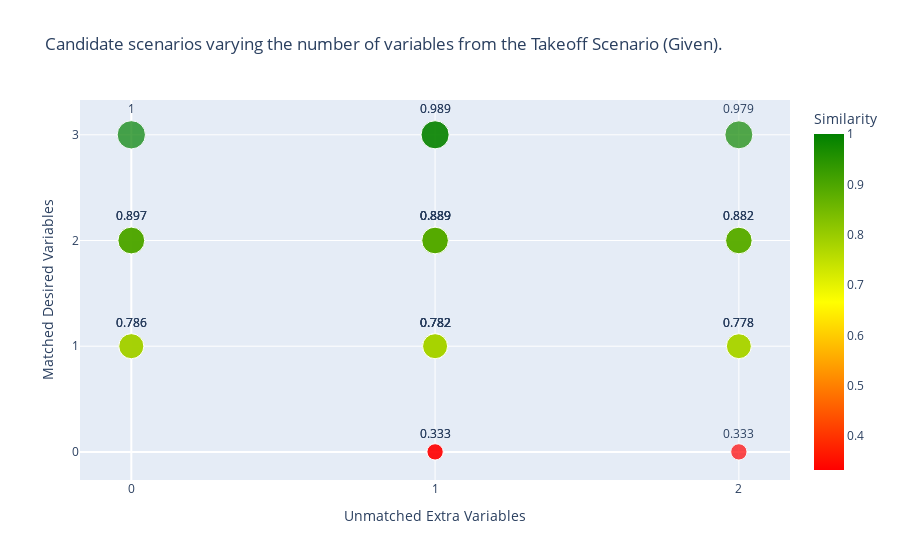

Notebook code cell kept with this figure:
### Code cell
import plotly.express as px

# Criando o scatter plot
fig = px.scatter(
    df,
    x='Count_Extra_Var_Given',
    y='Count_Main_Var_Given',
    size='Scenario Similarity',
    color='Scenario Similarity',
    title='Candidate scenarios varying the number of variables from the Takeoff Scenario (Given).',
    labels={
        'Count_Main_Var_Given': 'Matched Desired Variables',  # Novo título do eixo Y
        'Count_Extra_Var_Given': 'Unmatched Extra Variables',  # Novo título do eixo X
        'Scenario Similarity': 'Similarity'
    },
    hover_data=['Count_Extra_Var_Given'],
    text='Scenario Similarity',  # Adiciona o valor da similaridade como texto na bolinha
    color_continuous_scale=['red', 'yellow', 'green']
)

# Ajusta a posição do texto
fig.update_traces(textposition='top center')

# Ajusta os eixos para exibir apenas valores existentes
fig.update_xaxes(
    tickmode='array',
    tickvals=df['Count_Extra_Var_Given'].unique()  # Define os valores únicos do eixo X
)
fig.update_yaxes(
    tickmode='array',
    tickvals=df['Count_Main_Var_Given'].unique()  # Define os valores únicos do eixo Y
)

# Exibindo o gráfico
fig.show()

### Figure 1 — Plotly figure (JSON) as saved in the notebook; plotly's stock layout.template omitted (floating-point values rounded to 4 significant figures)
{"data": [{"hovertemplate": "Unmatched Extra Variables=%{x}<br>Matched Desired Variables=%{y}<br>Similarity=%{marker.color}<extra></extra>", "legendgroup": "", "marker": {"color": [1, 0.989, 0.989, 0.979, 0.897, 0.897, 0.897, 0.889, 0.889, 0.889, 0.889, 0.889, 0.889, 0.882, 0.882, 0.882, 0.786, 0.786, 0.786, 0.782, 0.782, 0.782, 0.782, 0.782, 0.782, 0.778, 0.778, 0.778, 0.333, 0.333, 0.333], "coloraxis": "coloraxis", "size": [1, 0.989, 0.989, 0.979, 0.897, 0.897, 0.897, 0.889, 0.889, 0.889, 0.889, 0.889, 0.889, 0.882, 0.882, 0.882, 0.786, 0.786, 0.786, 0.782, 0.782, 0.782, 0.782, 0.782, 0.782, 0.778, 0.778, 0.778, 0.333, 0.333, 0.333], "sizemode": "area", "sizeref": 0.0025, "symbol": "circle"}, "mode": "markers+text", "name": "", "orientation": "v", "showlegend": false, "text": [1, 0.989, 0.989, 0.979, 0.897, 0.897, 0.897, 0.889, 0.889, 0.889, 0.889, 0.889, 0.889, 0.882, 0.882, 0.882, 0.786, 0.786, 0.786, 0.782, 0.782, 0.782, 0.782, 0.782, 0.782, 0.778, 0.778, 0.778, 0.333, 0.333, 0.333], "textposition": "top center", "type": "scatter", "x": [0, 1, 1, 2, 0, 0, 0, 1, 1, 1, 1, 1, 1, 2, 2, 2, 0, 0, 0, 1, 1, 1, 1, 1, 1, 2, 2, 2, 2, 1, 1], "xaxis": "x", "y": [3, 3, 3, 3, 2, 2, 2, 2, 2, 2, 2, 2, 2, 2, 2, 2, 1, 1, 1, 1, 1, 1, 1, 1, 1, 1, 1, 1, 0, 0, 0], "yaxis": "y"}], "layout": {"coloraxis": {"colorbar": {"title": {"text": "Similarity"}}, "colorscale": [[0, "red"], [0.5, "yellow"], [1, "green"]]}, "legend": {"itemsizing": "constant", "tracegroupgap": 0}, "title": {"text": "Candidate scenarios varying the number of variables from the Takeoff Scenario (Given)."}, "xaxis": {"anchor": "y", "domain": [0, 1], "tickmode": "array", "tickvals": [0, 1, 2], "title": {"text": "Unmatched Extra Variables"}}, "yaxis": {"anchor": "x", "domain": [0, 1], "tickmode": "array", "tickvals": [3, 2, 1, 0], "title": {"text": "Matched Desired Variables"}}}}
